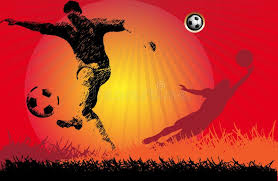
#> input picture app/images/images.jpeg, 278 x 181 px
$ python -i enhancer.py   (imports and definitions only)
#> lines starting #> are read from the running program, lines starting #| are printed output that depends on the picture
#> further down, picture is the input picture: shape (181, 278, 3); mean B, G, R 37.7, 58.6, 184.1
from __future__ import annotations

from dataclasses import dataclass
from typing import Tuple

import cv2
import numpy as np


@dataclass(frozen=True)
class EnhancerConfig:
    clip_limit: float = 2.0
    tile_grid_size: Tuple[int, int] = (8, 8)
    sharpen_amount: float = 1.0
    enable_adaptive_clahe: bool = True
    clahe_skip_std_threshold: float = 42.0
    enable_denoise: bool = False
    denoise_strength: int = 3


class FrameEnhancer:
    def __init__(
        self,
        config: EnhancerConfig | None = None,
        sharpen_kernel: np.ndarray | None = None,
    ) -> None:
        self.config = config or EnhancerConfig()
        self.sharpen_kernel = (
            np.array([[-1, -1, -1], [-1, 9, -1], [-1, -1, -1]], dtype=np.float32)
            if sharpen_kernel is None
            else sharpen_kernel
        )
        self.sharpen_kernel = self.sharpen_kernel * self.config.sharpen_amount
        self._clahe = cv2.createCLAHE(
            clipLimit=self.config.clip_limit,
            tileGridSize=self.config.tile_grid_size,
        )

    def enhance(self, frame: np.ndarray) -> np.ndarray:
        if frame is None or frame.size == 0:
            raise ValueError("Input frame is empty")

        working = frame
        if self.config.enable_denoise:
            working = cv2.fastNlMeansDenoisingColored(
                frame,
                None,
                self.config.denoise_strength,
                self.config.denoise_strength,
                7,
                21,
            )

        sharpened = cv2.filter2D(working, -1, self.sharpen_kernel)
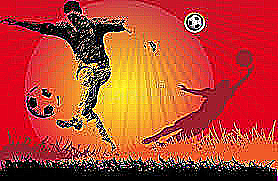
#> sharpened: shape (181, 278, 3); mean B, G, R 48.9, 68.8, 182.2
        lab = cv2.cvtColor(sharpened, cv2.COLOR_BGR2LAB)
#> lab: shape (181, 278, 3); mean of channels 0, 1, 2 121.5, 166.7, 165.2
        l_channel = lab[:, :, 0]
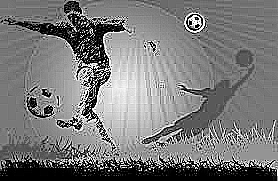
#> l_channel: shape (181, 278); min 0, max 255, mean 121.5
        if (
            not self.config.enable_adaptive_clahe
            or float(l_channel.std()) < self.config.clahe_skip_std_threshold
        ):
            lab[:, :, 0] = self._clahe.apply(l_channel)
        return cv2.cvtColor(lab, cv2.COLOR_LAB2BGR)

>>> import cv2
>>> picture = cv2.imread('../../app/images/images.jpeg')
>>> result = FrameEnhancer().enhance(picture)
